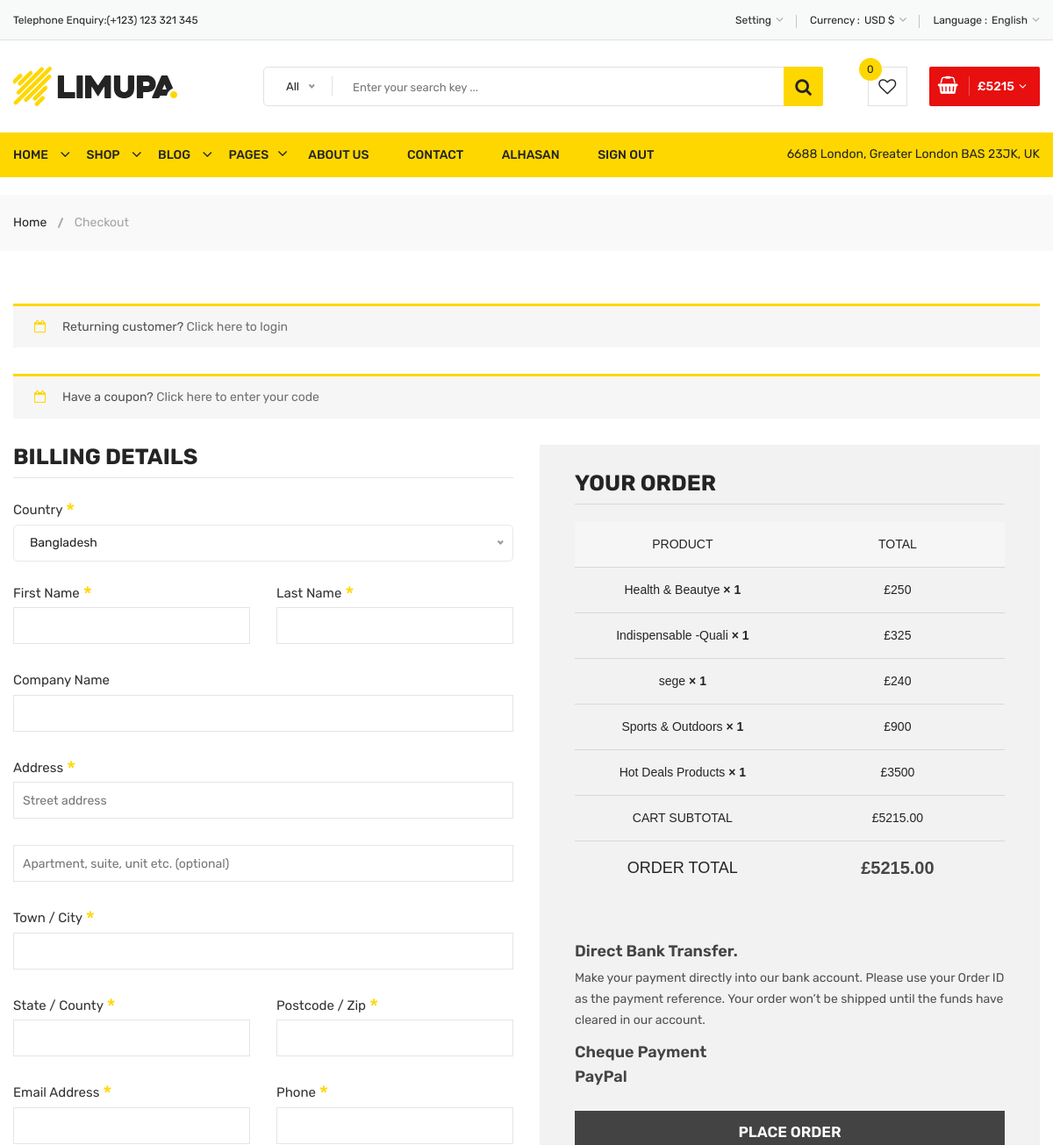
Page /checkout (signed in, upper part) on the earlier database version.
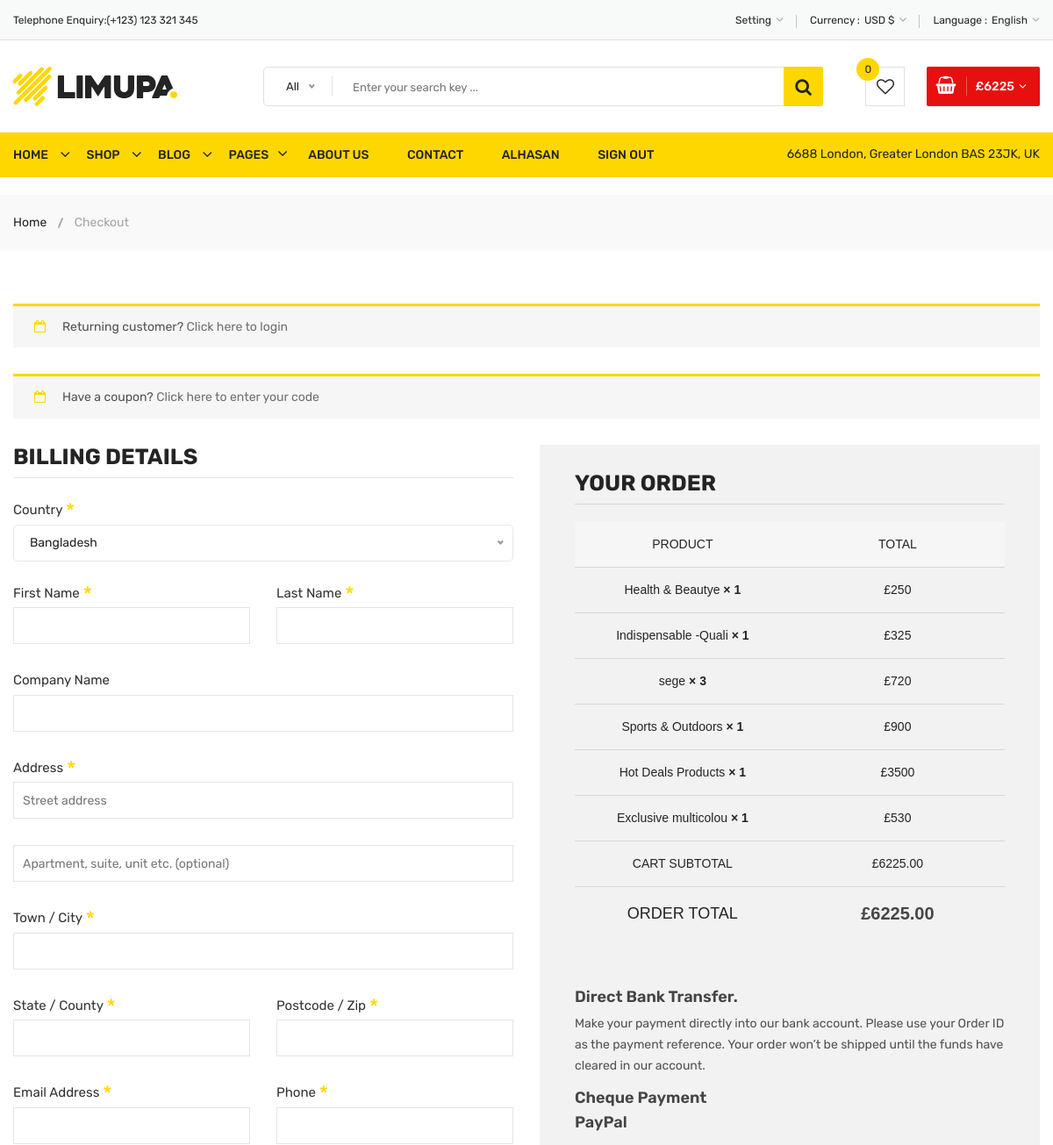
Same page on the later database version.
### products/models.py (models this page shows, shortened)
class card(models.Model):
    user = models.ForeignKey(User,on_delete=models.CASCADE)
    product = models.ForeignKey(product_all,on_delete=models.CASCADE)
    quantity = models.PositiveIntegerField(default=1)

class product_all(models.Model):
    name = models.CharField(max_length=20)
    image = models.ImageField(upload_to='product_picture/')
    old_price = models.PositiveIntegerField()
    new_price = models.PositiveIntegerField()
    description = models.TextField(max_length=250)
    category = models.ForeignKey(category, on_delete=models.CASCADE)
    quantity = models.PositiveIntegerField()

### home/views.py (the view)
# urls.py: path('checkout',checkout,name='checkout'),
def checkout(request):
    user = request.user
    if user.is_authenticated:
        all_cart = card.objects.filter(user=user)
        total =0
        for i in all_cart:
            subtotal = i.product.new_price*i.quantity
            total+=subtotal
    return render(request,'home/checkout.html',locals())

### templates/home/checkout.html (shortened to what the changed rows need)
{% extends './base.html' %}
{% load static %}
{% block body %}
    <div class="body-wrapper">
        <div class="checkout-area pt-60 pb-30">
            <div class="container">
                <div class="row">
                    <div class="col-lg-6 col-12">
                        <div class="your-order">
                            <div class="your-order-table table-responsive">
                                <table class="table">
                                    <thead>
                                        <tr>
                                            <th class="cart-product-name">Product</th>
                                            <th class="cart-product-total">Total</th>
                                        </tr>
                                    </thead>
                                    <tbody>
                                        {% for i in all_cart %}
                                        <tr class="cart_item">
                                            <td class="cart-product-name">{{i.product.name}}<strong
                                                    class="product-quantity"> × {{i.quantity}}</strong></td>
                                            <td class="cart-product-total"><span class="amount">£{% widthratio i.product.new_price 1 i.quantity %}</span></td>
                                        </tr>
                                        {% endfor %}
                                    </tbody>
                                    <tfoot>
                                        <tr class="cart-subtotal">
                                            <th>Cart Subtotal</th>
                                            <td><span class="amount">£{{total}}.00</span></td>
                                        </tr>
                                        <tr class="order-total">
                                            <th>Order Total</th>
                                            <td><strong><span class="amount">£{{total}}.00</span></strong></td>
                                        </tr>
                                    </tfoot>
                                </table>
                            </div>
                            <div class="payment-method">
                                <div class="payment-accordion">
                                    <div class="order-button-payment">
                                        <input value="Place order" type="submit">
                                    </div>
                                </div>
                            </div>
                        </div>
                    </div>
                </div>
            </div>
        </div>
        {% endblock %}

### templates/home/base.html (shortened to what the changed rows need)
<!doctype html>
{% load static %}
<html class="no-js" lang="zxx">
<head>
    <link rel="stylesheet" href="{% static 'css/material-design-iconic-font.min.css' %}">
    <link rel="stylesheet" href="{% static 'css/font-awesome.min.css' %}">
    <link rel="stylesheet" href="{% static 'css/fontawesome-stars.css' %}">
    <link rel="stylesheet" href="{% static 'css/meanmenu.css' %}">
    <link rel="stylesheet" href="{% static 'css/owl.carousel.min.css' %}">
    <link rel="stylesheet" href="{% static 'css/slick.css' %}">
    <link rel="stylesheet" href="{% static 'css/animate.css' %}">
    <link rel="stylesheet" href="{% static 'css/jquery-ui.min.css' %}">
    <link rel="stylesheet" href="{% static 'css/venobox.css' %}">
    <link rel="stylesheet" href="{% static 'css/nice-select.css' %}">
    <link rel="stylesheet" href="{% static 'css/magnific-popup.css' %}">
    <link rel="stylesheet" href="{% static 'css/bootstrap.min.css' %}">
    <link rel="stylesheet" href="{% static 'css/helper.css' %}">
    <link rel="stylesheet" href="{% static 'css/alcs.css' %}">
    <link rel="stylesheet" href="{% static 'css/responsive.css' %}">
</head>
<body>
    <div class="body-wrapper">
        <header>
            <div class="header-middle pl-sm-0 pr-sm-0 pl-xs-0 pr-xs-0">
                <div class="container">
                    <div class="row">
                        <div class="col-lg-9 pl-0 ml-sm-15 ml-xs-15">
                            <div class="header-middle-right">
                                <ul class="hm-menu">
                                    <li class="hm-minicart">
                                        <div class="hm-minicart-trigger">
                                            <span class="item-text">£{{total}}
                                            </span>
                                        </div>
                                    </li>
                                </ul>
                            </div>
                        </div>
                    </div>
                </div>
            </div>
        </header>
        {% block body %}{% endblock %}
    </div>
</body>
</html>

Differences in the rows shown:
changed card "sege": quantity "1" → "3"; product+quantity "240" → "720"
added card: product.name "Exclusive multicolou", quantity "1", product+quantity "530"
Other differences:
{{ total }}: "5215" → "6225"
form field value: "Place order" → (not shown)
